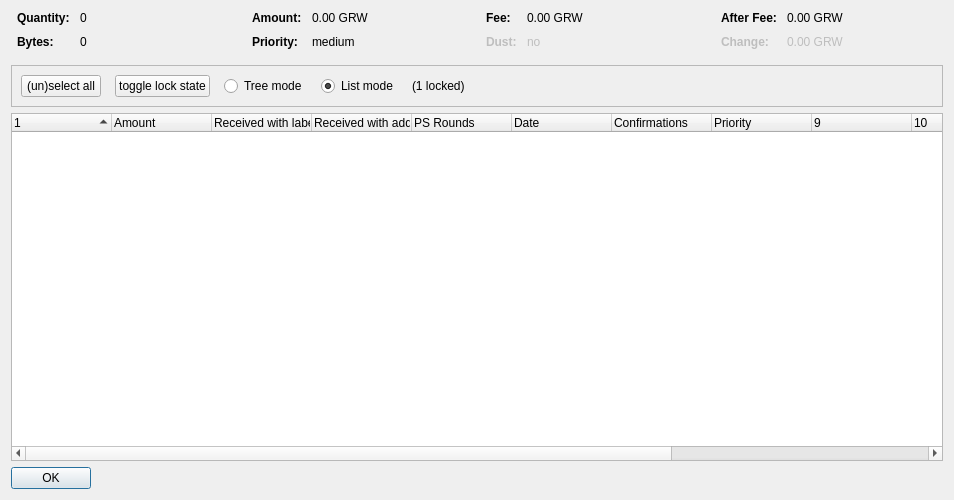
<?xml version="1.0" encoding="UTF-8"?>
<ui version="4.0">
 <class>CoinControlDialog</class>
 <widget class="QDialog" name="CoinControlDialog">
  <property name="geometry">
   <rect>
    <x>0</x>
    <y>0</y>
    <width>954</width>
    <height>500</height>
   </rect>
  </property>
  <property name="windowTitle">
   <string>Coin Selection</string>
  </property>
  <layout class="QVBoxLayout" name="verticalLayout">
   <item>
    <layout class="QHBoxLayout" name="horizontalLayoutTop" stretch="0,0,0,0">
     <property name="topMargin">
      <number>0</number>
     </property>
     <property name="bottomMargin">
      <number>10</number>
     </property>
     <item>
      <layout class="QFormLayout" name="formLayoutCoinControl1">
       <property name="horizontalSpacing">
        <number>10</number>
       </property>
       <property name="verticalSpacing">
        <number>10</number>
       </property>
       <property name="leftMargin">
        <number>6</number>
       </property>
       <property name="rightMargin">
        <number>6</number>
       </property>
       <item row="0" column="0">
        <widget class="QLabel" name="labelCoinControlQuantityText">
         <property name="font">
          <font>
           <weight>75</weight>
           <bold>true</bold>
          </font>
         </property>
         <property name="text">
          <string>Quantity:</string>
         </property>
        </widget>
       </item>
       <item row="0" column="1">
        <widget class="QLabel" name="labelCoinControlQuantity">
         <property name="cursor">
          <cursorShape>IBeamCursor</cursorShape>
         </property>
         <property name="contextMenuPolicy">
          <enum>Qt::ActionsContextMenu</enum>
         </property>
         <property name="text">
          <string notr="true">0</string>
         </property>
         <property name="textInteractionFlags">
          <set>Qt::LinksAccessibleByMouse|Qt::TextSelectableByKeyboard|Qt::TextSelectableByMouse</set>
         </property>
        </widget>
       </item>
       <item row="1" column="0">
        <widget class="QLabel" name="labelCoinControlBytesText">
         <property name="font">
          <font>
           <weight>75</weight>
           <bold>true</bold>
          </font>
         </property>
         <property name="text">
          <string>Bytes:</string>
         </property>
        </widget>
       </item>
       <item row="1" column="1">
        <widget class="QLabel" name="labelCoinControlBytes">
         <property name="cursor">
          <cursorShape>IBeamCursor</cursorShape>
         </property>
         <property name="contextMenuPolicy">
          <enum>Qt::ActionsContextMenu</enum>
         </property>
         <property name="text">
          <string notr="true">0</string>
         </property>
         <property name="textInteractionFlags">
          <set>Qt::LinksAccessibleByMouse|Qt::TextSelectableByKeyboard|Qt::TextSelectableByMouse</set>
         </property>
        </widget>
       </item>
      </layout>
     </item>
     <item>
      <layout class="QFormLayout" name="formLayoutCoinControl2">
       <property name="horizontalSpacing">
        <number>10</number>
       </property>
       <property name="verticalSpacing">
        <number>10</number>
       </property>
       <property name="leftMargin">
        <number>6</number>
       </property>
       <property name="rightMargin">
        <number>6</number>
       </property>
       <item row="0" column="0">
        <widget class="QLabel" name="labelCoinControlAmountText">
         <property name="font">
          <font>
           <weight>75</weight>
           <bold>true</bold>
          </font>
         </property>
         <property name="text">
          <string>Amount:</string>
         </property>
        </widget>
       </item>
       <item row="0" column="1">
        <widget class="QLabel" name="labelCoinControlAmount">
         <property name="cursor">
          <cursorShape>IBeamCursor</cursorShape>
         </property>
         <property name="contextMenuPolicy">
          <enum>Qt::ActionsContextMenu</enum>
         </property>
         <property name="text">
          <string notr="true">0.00 GRW</string>
         </property>
         <property name="textInteractionFlags">
          <set>Qt::LinksAccessibleByMouse|Qt::TextSelectableByKeyboard|Qt::TextSelectableByMouse</set>
         </property>
        </widget>
       </item>
       <item row="1" column="0">
        <widget class="QLabel" name="labelCoinControlPriorityText">
         <property name="font">
          <font>
           <weight>75</weight>
           <bold>true</bold>
          </font>
         </property>
         <property name="text">
          <string>Priority:</string>
         </property>
        </widget>
       </item>
       <item row="1" column="1">
        <widget class="QLabel" name="labelCoinControlPriority">
         <property name="cursor">
          <cursorShape>IBeamCursor</cursorShape>
         </property>
         <property name="contextMenuPolicy">
          <enum>Qt::ActionsContextMenu</enum>
         </property>
         <property name="text">
          <string>medium</string>
         </property>
         <property name="textInteractionFlags">
          <set>Qt::LinksAccessibleByMouse|Qt::TextSelectableByKeyboard|Qt::TextSelectableByMouse</set>
         </property>
        </widget>
       </item>
      </layout>
     </item>
     <item>
      <layout class="QFormLayout" name="formLayoutCoinControl3">
       <property name="horizontalSpacing">
        <number>10</number>
       </property>
       <property name="verticalSpacing">
        <number>10</number>
       </property>
       <property name="leftMargin">
        <number>6</number>
       </property>
       <property name="rightMargin">
        <number>6</number>
       </property>
       <item row="0" column="0">
        <widget class="QLabel" name="labelCoinControlFeeText">
         <property name="font">
          <font>
           <weight>75</weight>
           <bold>true</bold>
          </font>
         </property>
         <property name="text">
          <string>Fee:</string>
         </property>
        </widget>
       </item>
       <item row="0" column="1">
        <widget class="QLabel" name="labelCoinControlFee">
         <property name="cursor">
          <cursorShape>IBeamCursor</cursorShape>
         </property>
         <property name="contextMenuPolicy">
          <enum>Qt::ActionsContextMenu</enum>
         </property>
         <property name="text">
          <string notr="true">0.00 GRW</string>
         </property>
         <property name="textInteractionFlags">
          <set>Qt::LinksAccessibleByMouse|Qt::TextSelectableByKeyboard|Qt::TextSelectableByMouse</set>
         </property>
        </widget>
       </item>
       <item row="1" column="0">
        <widget class="QLabel" name="labelCoinControlLowOutputText">
         <property name="enabled">
          <bool>false</bool>
         </property>
         <property name="font">
          <font>
           <weight>75</weight>
           <bold>true</bold>
          </font>
         </property>
         <property name="text">
          <string>Dust:</string>
         </property>
        </widget>
       </item>
       <item row="1" column="1">
        <widget class="QLabel" name="labelCoinControlLowOutput">
         <property name="enabled">
          <bool>false</bool>
         </property>
         <property name="cursor">
          <cursorShape>IBeamCursor</cursorShape>
         </property>
         <property name="contextMenuPolicy">
          <enum>Qt::ActionsContextMenu</enum>
         </property>
         <property name="text">
          <string>no</string>
         </property>
         <property name="textInteractionFlags">
          <set>Qt::LinksAccessibleByMouse|Qt::TextSelectableByKeyboard|Qt::TextSelectableByMouse</set>
         </property>
        </widget>
       </item>
      </layout>
     </item>
     <item>
      <layout class="QFormLayout" name="formLayoutCoinControl4">
       <property name="horizontalSpacing">
        <number>10</number>
       </property>
       <property name="verticalSpacing">
        <number>10</number>
       </property>
       <property name="leftMargin">
        <number>6</number>
       </property>
       <property name="rightMargin">
        <number>6</number>
       </property>
       <item row="0" column="0">
        <widget class="QLabel" name="labelCoinControlAfterFeeText">
         <property name="font">
          <font>
           <weight>75</weight>
           <bold>true</bold>
          </font>
         </property>
         <property name="text">
          <string>After Fee:</string>
         </property>
        </widget>
       </item>
       <item row="0" column="1">
        <widget class="QLabel" name="labelCoinControlAfterFee">
         <property name="cursor">
          <cursorShape>IBeamCursor</cursorShape>
         </property>
         <property name="contextMenuPolicy">
          <enum>Qt::ActionsContextMenu</enum>
         </property>
         <property name="text">
          <string notr="true">0.00 GRW</string>
         </property>
         <property name="textInteractionFlags">
          <set>Qt::LinksAccessibleByMouse|Qt::TextSelectableByKeyboard|Qt::TextSelectableByMouse</set>
         </property>
        </widget>
       </item>
       <item row="1" column="0">
        <widget class="QLabel" name="labelCoinControlChangeText">
         <property name="enabled">
          <bool>false</bool>
         </property>
         <property name="font">
          <font>
           <weight>75</weight>
           <bold>true</bold>
          </font>
         </property>
         <property name="text">
          <string>Change:</string>
         </property>
        </widget>
       </item>
       <item row="1" column="1">
        <widget class="QLabel" name="labelCoinControlChange">
         <property name="enabled">
          <bool>false</bool>
         </property>
         <property name="cursor">
          <cursorShape>IBeamCursor</cursorShape>
         </property>
         <property name="contextMenuPolicy">
          <enum>Qt::ActionsContextMenu</enum>
         </property>
         <property name="text">
          <string notr="true">0.00 GRW</string>
         </property>
         <property name="textInteractionFlags">
          <set>Qt::LinksAccessibleByMouse|Qt::TextSelectableByKeyboard|Qt::TextSelectableByMouse</set>
         </property>
        </widget>
       </item>
      </layout>
     </item>
    </layout>
   </item>
   <item>
    <widget class="QFrame" name="frame">
     <property name="minimumSize">
      <size>
       <width>0</width>
       <height>40</height>
      </size>
     </property>
     <property name="frameShape">
      <enum>QFrame::StyledPanel</enum>
     </property>
     <property name="frameShadow">
      <enum>QFrame::Sunken</enum>
     </property>
     <layout class="QHBoxLayout" name="horizontalLayout">
      <item>
       <layout class="QHBoxLayout" name="horizontalLayoutPanel" stretch="0,0,0,0,0,0">
        <property name="spacing">
         <number>14</number>
        </property>
        <item>
         <widget class="QPushButton" name="pushButtonSelectAll">
          <property name="sizePolicy">
           <sizepolicy hsizetype="Maximum" vsizetype="Fixed">
            <horstretch>0</horstretch>
            <verstretch>0</verstretch>
           </sizepolicy>
          </property>
          <property name="text">
           <string>(un)select all</string>
          </property>
          <property name="autoDefault">
           <bool>false</bool>
          </property>
         </widget>
        </item>
        <item>
         <widget class="QPushButton" name="pushButtonToggleLock">
          <property name="sizePolicy">
           <sizepolicy hsizetype="Maximum" vsizetype="Fixed">
            <horstretch>0</horstretch>
            <verstretch>0</verstretch>
           </sizepolicy>
          </property>
          <property name="text">
           <string>toggle lock state</string>
          </property>
          <property name="autoDefault">
           <bool>false</bool>
          </property>
         </widget>
        </item>
        <item>
         <widget class="QRadioButton" name="radioTreeMode">
          <property name="sizePolicy">
           <sizepolicy hsizetype="Maximum" vsizetype="Fixed">
            <horstretch>0</horstretch>
            <verstretch>0</verstretch>
           </sizepolicy>
          </property>
          <property name="text">
           <string>Tree mode</string>
          </property>
         </widget>
        </item>
        <item>
         <widget class="QRadioButton" name="radioListMode">
          <property name="sizePolicy">
           <sizepolicy hsizetype="Maximum" vsizetype="Fixed">
            <horstretch>0</horstretch>
            <verstretch>0</verstretch>
           </sizepolicy>
          </property>
          <property name="text">
           <string>List mode</string>
          </property>
          <property name="checked">
           <bool>true</bool>
          </property>
         </widget>
        </item>
        <item>
         <widget class="QLabel" name="labelLocked">
          <property name="text">
           <string>(1 locked)</string>
          </property>
         </widget>
        </item>
        <item>
         <spacer name="horizontalSpacer">
          <property name="orientation">
           <enum>Qt::Horizontal</enum>
          </property>
          <property name="sizeHint" stdset="0">
           <size>
            <width>40</width>
            <height>20</height>
           </size>
          </property>
         </spacer>
        </item>
       </layout>
      </item>
     </layout>
    </widget>
   </item>
   <item>
    <widget class="CoinControlTreeWidget" name="treeWidget">
     <property name="contextMenuPolicy">
      <enum>Qt::CustomContextMenu</enum>
     </property>
     <property name="sortingEnabled">
      <bool>false</bool>
     </property>
     <property name="columnCount">
      <number>13</number>
     </property>
     <attribute name="headerShowSortIndicator" stdset="0">
      <bool>true</bool>
     </attribute>
     <attribute name="headerStretchLastSection">
      <bool>false</bool>
     </attribute>
     <column>
      <property name="text">
       <string/>
      </property>
     </column>
     <column>
      <property name="text">
       <string>Amount</string>
      </property>
     </column>
     <column>
      <property name="text">
       <string>Received with label</string>
      </property>
     </column>
     <column>
      <property name="text">
       <string>Received with address</string>
      </property>
     </column>
     <column>
      <property name="text">
       <string>PS Rounds</string>
      </property>
     </column>
     <column>
      <property name="text">
       <string>Date</string>
      </property>
     </column>
     <column>
      <property name="text">
       <string>Confirmations</string>
      </property>
      <property name="toolTip">
       <string>Confirmed</string>
      </property>
     </column>
     <column>
      <property name="text">
       <string>Priority</string>
      </property>
     </column>
     <column>
      <property name="text">
       <string/>
      </property>
     </column>
     <column>
      <property name="text">
       <string/>
      </property>
     </column>
     <column>
      <property name="text">
       <string/>
      </property>
     </column>
     <column>
      <property name="text">
       <string/>
      </property>
     </column>
     <column>
      <property name="text">
       <string/>
      </property>
     </column>
    </widget>
   </item>
   <item>
    <widget class="QDialogButtonBox" name="buttonBox">
     <property name="sizePolicy">
      <sizepolicy hsizetype="Maximum" vsizetype="Fixed">
       <horstretch>0</horstretch>
       <verstretch>0</verstretch>
      </sizepolicy>
     </property>
     <property name="orientation">
      <enum>Qt::Horizontal</enum>
     </property>
     <property name="standardButtons">
      <set>QDialogButtonBox::Ok</set>
     </property>
    </widget>
   </item>
  </layout>
 </widget>
 <customwidgets>
  <customwidget>
   <class>CoinControlTreeWidget</class>
   <extends>QTreeWidget</extends>
   <header>coincontroltreewidget.h</header>
  </customwidget>
 </customwidgets>
 <resources/>
 <connections/>
</ui>
